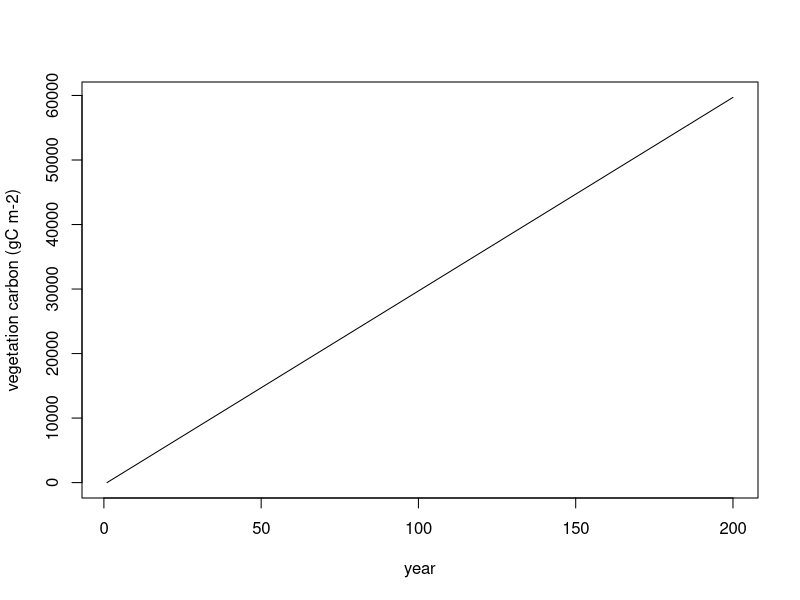
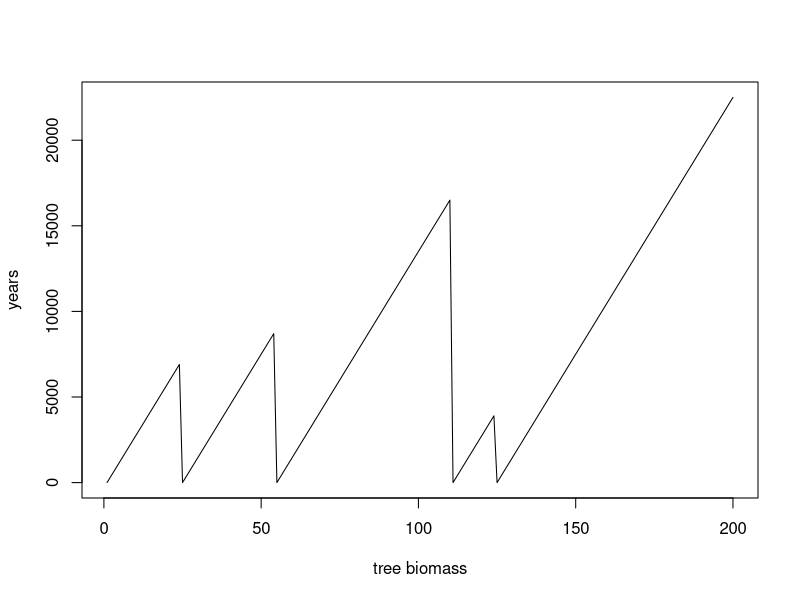

The R source for these figures, in order:
## ---- chunk 1
a <- 2
b <- 3
c <- a + b
c
## ---- chunk 2
#Place your answer here
side1 <- 4
side2 <- 6
rect_area <- side1 * side2
rect_area

## ---- chunk 3
calc_rect_area <- function(a, b){
  area <- a * b
  return(area)
}
## ---- chunk 4
side1 <- 5
side2 <- 40
area <- calc_rect_area(a = side1, b = side2)
area
## ---- chunk 5
#Insert code for the answer to question 3 here
calc_circ_area <- function(r){
  circ_area <- pi*r^2
  return(circ_area)
}

## ---- chunk 6
a <- c(10, 11, 12, 13, 14, 15, 16, 17, 18, 19, 20)
a
## ---- chunk 7
?c
## ---- chunk 8
index <- 1
a[index]
a[1]
## ---- chunk 9
#the 3rd index of vector a is 12
a[3]

## ---- chunk 10
a <- array(0, dim = 10)
b <- array(0, dim = c(10, 20))
a
b
## ---- chunk 11
b[4, 5] <- 10
b
## ---- chunk 12
b[7, 5] <- 100
b

## ---- chunk 13
loop_length <- 10
sequence <- seq(1, loop_length, by = 1)
for(i in sequence){
  print("Pass through loop")
  print(i)
}
## ---- chunk 14
b[2, 1] <- 6
b[2, 2] <- 6
b[2, 3] <- 6
b[2, 4] <- 6
b[2, 5] <- 6
b[2, 6] <- 6
b[2, 7] <- 6
b[2, 8] <- 6
b[2, 9] <- 6
b[2, 10] <- 6
## ---- chunk 15
i <- 1
b[2, i] <- 6
i <- 2
b[2, i] <- 6
i <- 3
b[2, i] <- 6
i <- 4
b[2, i] <- 6
i <- 5
b[2, i] <- 6
i <- 6
b[2, i] <- 6
i <- 7
b[2, i] <- 6
i <- 8
b[2, i] <- 6
i <- 9
b[2, i] <- 6
i <- 10
b[2, i] <- 6
## ---- chunk 16
#insert answer to question 8 here

sequence <- seq(1, 20, by = 1)
for(i in sequence){
  b[2, i]<- 7
}
b
## ---- chunk 17
1:loop_length
## ---- chunk 18
loop_length <- 10
for(i in 1:loop_length){
  print("Pass through loop")
  print(i)
}

## ---- chunk 19
npp <- 300
## ---- chunk 20
simulation_years <- 200
## ---- chunk 21
veg <- array(data = NA, dim = c(simulation_years))
## ---- chunk 22
veg[1] <- 1
## ---- chunk 23
for(i in 2:simulation_years){
  veg[i] <- veg[i - 1] + npp
}
## ---- chunk 24
veg
#based on the input (300 g C m-2) the values are what I expected. 
## ---- chunk 25
#Create a vector of simulation years to use as the x-axis where the `by` argument is 1 because we want a value for each year.
years <- seq(from = 1, to = simulation_years, by = 1)
plot(x = years, y = veg, type = "l", xlab = "year", ylab = "vegetation carbon (gC m-2)")
## ---- chunk 26
print_text <- TRUE

if(print_text){
    print("Ecosystem Dynamics is the best ever!")
} 
## ---- chunk 27
print_text = FALSE

if(print_text){
  print("Ecosystem Dynamics is the best ever!")
}
## ---- chunk 28
a <- 1
b <- 2
if(a < b){
  print("a is less than b")
}

if(a < 10){
  print("a is less than 10")
}
## ---- chunk 29
if(a < b){
  print("a is less than b")
}else{
  print("b is less than a")
}
## ---- chunk 30
?runif
## ---- chunk 31
lower <- 0
upper <- 1

rvar <- runif(n = 1, min = lower, max = upper)
rvar
## ---- chunk 32
npp <- 300
mortality <- 0.02
## ---- chunk 33
simulation_years <- 200
veg <- array(NA, dim = c(simulation_years))
veg[1] <- 0
## ---- chunk 34
for(i in 2:simulation_years){
  veg[i] <- veg[i - 1] + npp
  rvar <- runif(n = 1, min = 0, max = 1)
  if(rvar < mortality){  
    veg[i] <-  0
  }
}
## ---- chunk 35
#Insert code for the answer to question 13 here
years <- seq(1:simulation_years)
plot(x = years, y = veg, type = "l", xlab = "tree biomass", ylab = "years")
